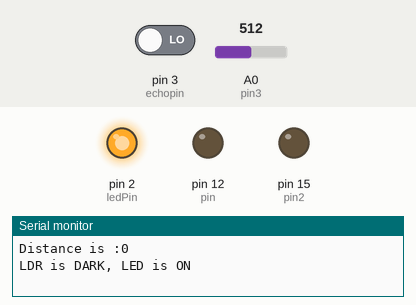
Simulated run of this sketch. Board: Arduino Uno, built with avr-gcc and run on an emulated ATmega328P. Shown: output pins drawn as LEDs (lit = HIGH), the last lines printed to the serial monitor. The test bench sets the inputs (shaded band); at power-on: A0 (pin3) = 512, pin 3 (echopin) LOW. Pins used as bus, display or sensor lines are not drawn.

Above: at 1.2 s.
1.3 s: A0 (pin3) set to 686
3.2 s: A0 (pin3) set to 708
At 4.5 s:
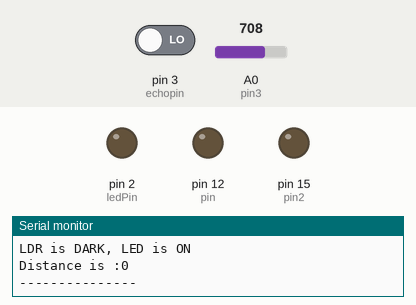
6.5 s: A0 (pin3) set to 690
At 7.5 s:
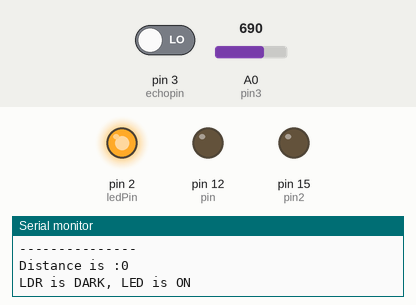
8.6 s: A0 (pin3) set to 710
At 10.2 s:
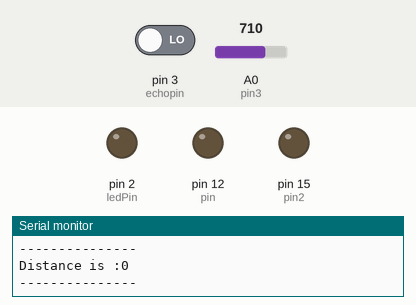
Timing chart, 0 to 11.6 s (numbered marks = the images above; inputs shaded):
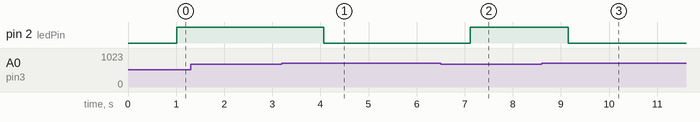

Measured:
- the behaviour switches between 700 and 701 on A0 (pin3) (found by bisection; images 0 and 1)
- after the input at 3.2 s, pin 2 (ledPin): HIGH → LOW after 0.87 s
- after the input at 6.5 s, pin 2 (ledPin): LOW → HIGH after 0.62 s
- after the input at 8.6 s, pin 2 (ledPin): HIGH → LOW after 0.55 s

The sketch:

Proj2.ino
```cpp
const int echopin = 3;
const int trigpin = 5;
long duration;
int distance;
const int pin = 12;
const int pin2 = 15;
const int pin3 = 14;
const int ledPin = 2;
const int ledPin1 = 0;
const int ldrPin = A0;

void setup() {
 pinMode(trigpin, OUTPUT);
 pinMode(echopin, INPUT);
 pinMode(pin, OUTPUT);
 pinMode(pin2, OUTPUT);
 pinMode(pin3, OUTPUT);
 pinMode(ledPin, OUTPUT);
 pinMode(ledPin1, OUTPUT);
 pinMode(ldrPin, INPUT);
Serial.begin(9600);
}
void loop() {
digitalWrite(trigpin, LOW);
delay(5);
digitalWrite(trigpin, HIGH);
delay(10);
digitalWrite(trigpin, LOW);
duration = pulseIn(echopin, HIGH);
distance = duration *0.034/2;
Serial.print("Distance is :");
Serial.println(distance);
if( distance  < 16&&distance>=11){
digitalWrite (pin, HIGH);
 delay(1);
  }
  else if( distance  < 11&&distance>=5 )
  {
  digitalWrite (pin2, HIGH);
  delay(1);
  }
  else if( distance  < 5 )
   {
    digitalWrite (pin3, HIGH);
  delay(1);
  }
  else{
     digitalWrite (pin, LOW );
     digitalWrite (pin2, LOW );
     digitalWrite (pin3, LOW );
    }
    int ldrStatus = analogRead(ldrPin);
if (ldrStatus <=700) {
digitalWrite(ledPin, HIGH);
digitalWrite(ledPin1, HIGH);
Serial.println("LDR is DARK, LED is ON");
}
else {
digitalWrite(ledPin, LOW);
digitalWrite(ledPin1, LOW);
Serial.println("---------------");
}
}
```
